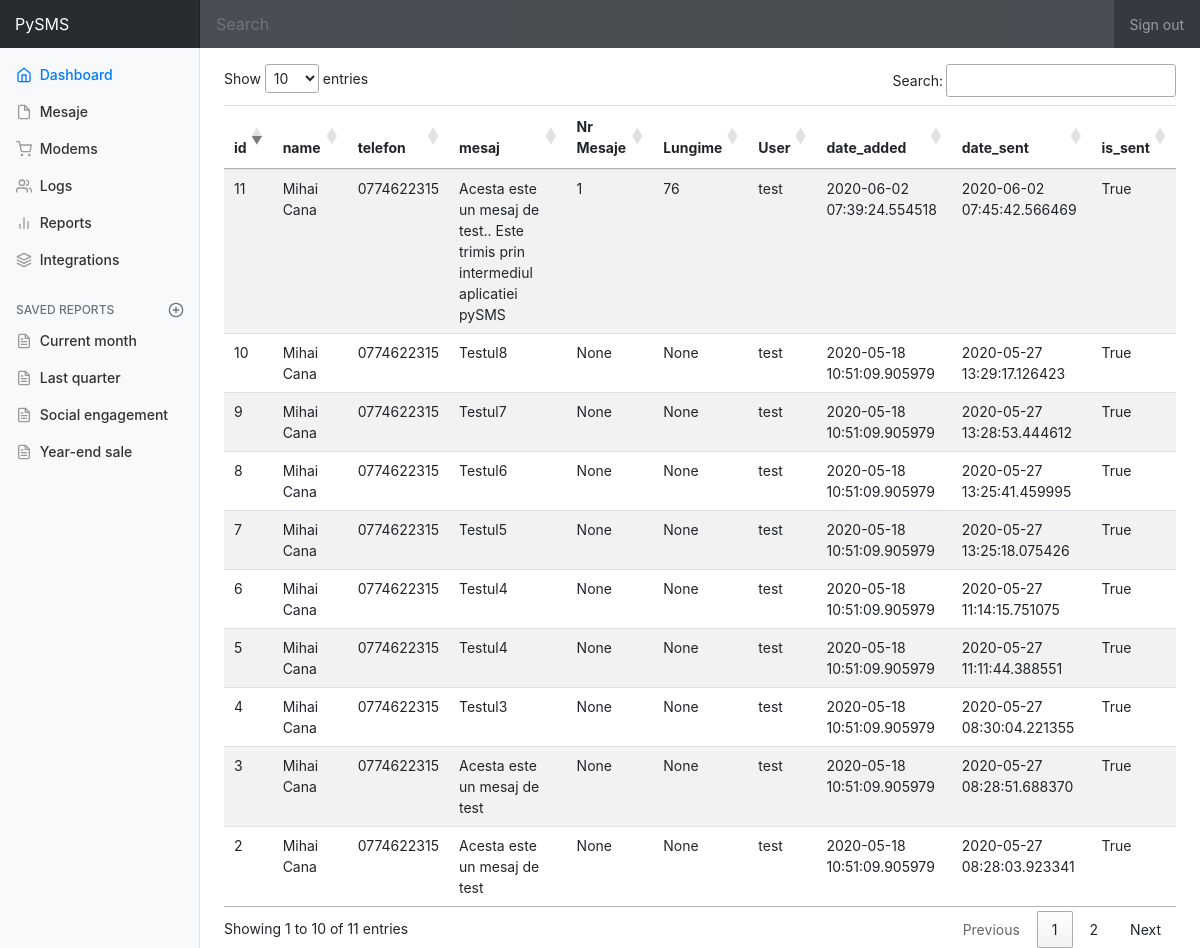
The app's page /mesaje, older data.
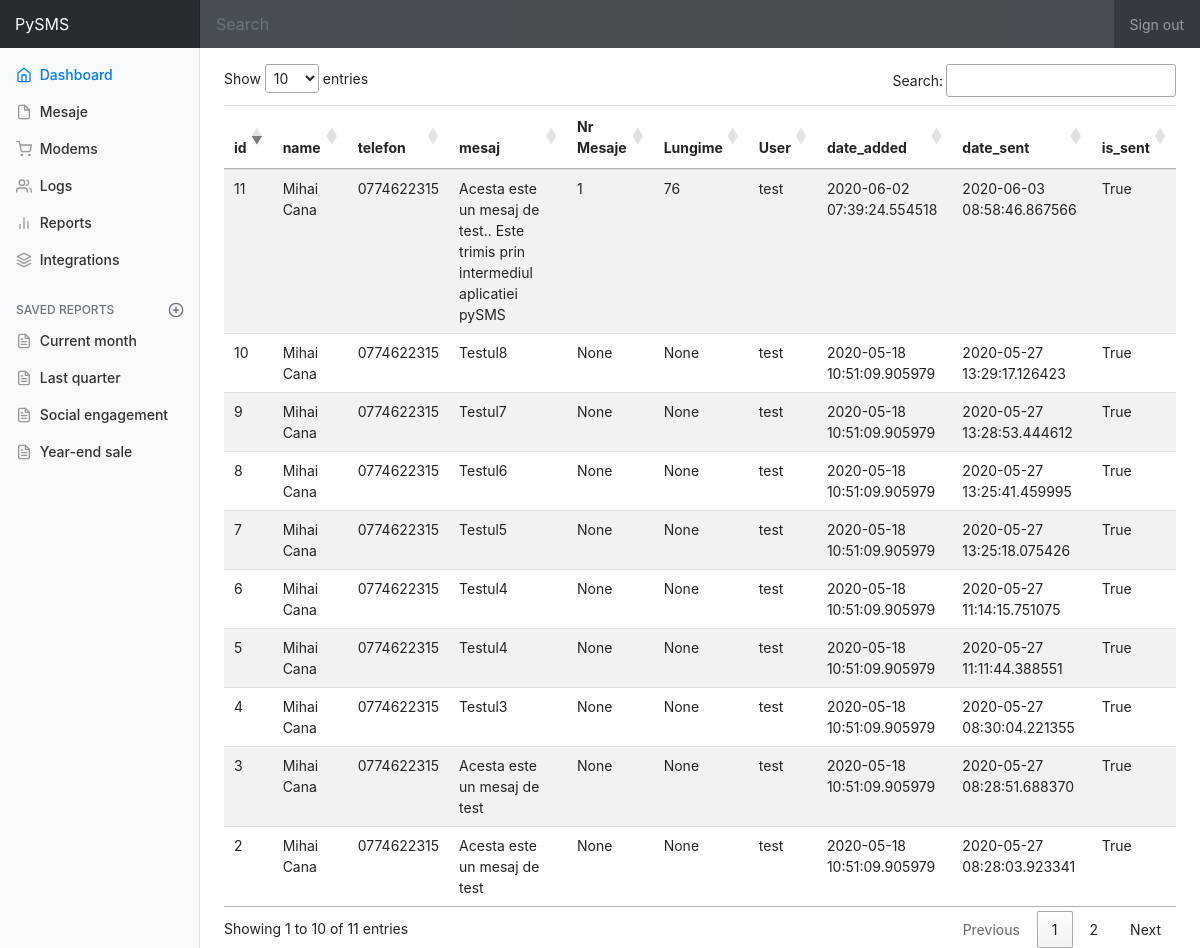
The same page, newer data.
### models.py (models this page shows)
class Mesaj(db.Model):
    id = db.Column(db.Integer, primary_key=True)
    name = db.Column(db.String(80), nullable=False)
    telefon = db.Column(db.String(10), nullable=False)
    mesaj = db.Column(db.String(1200), nullable=False)
    mesaj_count = db.Column(db.Integer,  nullable=True)
    mesaj_lenght = db.Column(db.Integer,  nullable=True)
    user_id = db.Column(db.Integer, db.ForeignKey('user.id'))
    date_added = db.Column(db.DateTime, nullable=False, default=datetime.datetime.utcnow)
    date_sent = db.Column(db.DateTime, nullable=True)
    is_sent = db.Column(db.Boolean, unique=False, default=False)

class User(db.Model):
    id = db.Column(db.Integer, primary_key=True)
    username = db.Column(db.String(80), unique=True, nullable=False)
    password = db.Column(db.String(80), nullable=False)
    email = db.Column(db.String(120), unique=True, nullable=False)
    public_id = db.Column(db.String(80),unique=True)
    is_active = db.Column(db.Boolean, unique=False, default=True)
    is_admin = db.Column(db.Boolean, unique=False, default=True)
    date_added = db.Column(db.DateTime, nullable=False, default=datetime.datetime.utcnow)
    mesaje = db.relationship('Mesaj', backref='owner')

### views.py (the view)
@app.route('/mesaje')
def mesaje():
    all_mesaje = Mesaj.query.all()
    return render_template('mesaje.html', all_mesaje=all_mesaje)

### templates/mesaje.html (shortened to what this page needs)
{% extends 'base.html' %}
{% block content %}
<div class="table-responsive">
          <table id="table_mesaje" class="table table-striped">
            <thead>
              <tr>
                <th>id</th>
                <th>name</th>
                <th>telefon</th>
                <th>mesaj</th>
                <th>Nr Mesaje</th>
                <th>Lungime</th>
                <th>User</th>
                <th>date_added</th>
                <th>date_sent</th>
                <th>is_sent</th>
              </tr>
            </thead>
            <tbody>
              {% for mesaj in all_mesaje %}
              <tr>
                <td>{{ mesaj.id }}</td>
                <td>{{ mesaj.name }}</td>
                <td>{{ mesaj.telefon }}</td>
                <td>{{ mesaj.mesaj }}</td>
                <td>{{ mesaj.mesaj_count }}</td>
                <td>{{ mesaj.mesaj_lenght }}</td>
                <td>{{ mesaj.owner.username }}</td>
                <td>{{ mesaj.date_added }}</td>
                <td>{{ mesaj.date_sent }}</td>
                <td>{{ mesaj.is_sent }}</td>
              </tr>
              {% endfor %}
            </tbody>
          </table>
        </div>
{% endblock %}
{% block scripts %}
<link rel="stylesheet" href="https://cdn.datatables.net/1.10.21/css/jquery.dataTables.min.css">
{% endblock %}

Row changes from the older to the newer data that the page shows:
changed Mesaj "Acesta este un mesaj de test.. Este trimis prin intermediul aplicatiei pySMS": date_sent "2020-06-02 07:45:42.566469" → "2020-06-03 08:58:46.867566"
